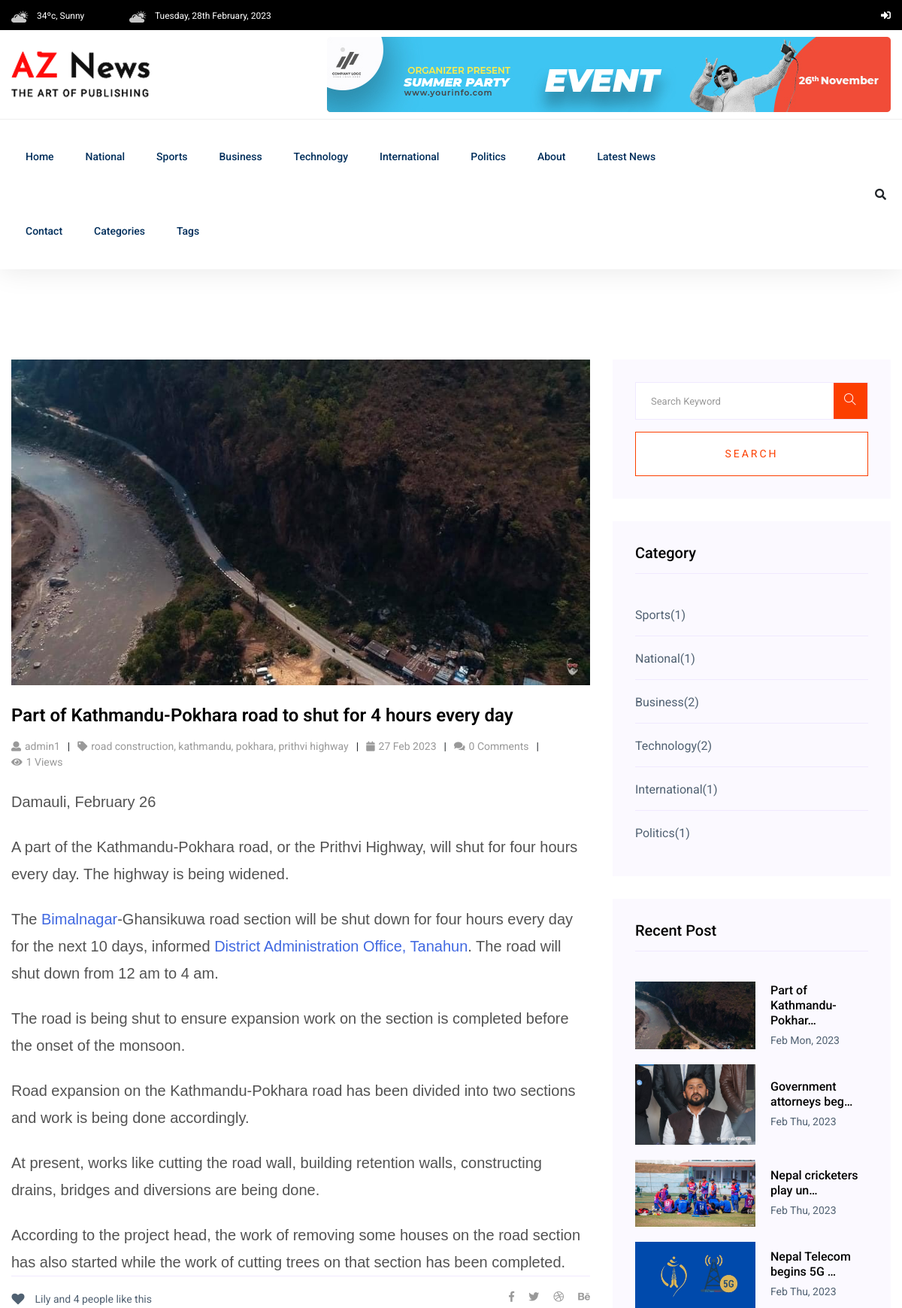
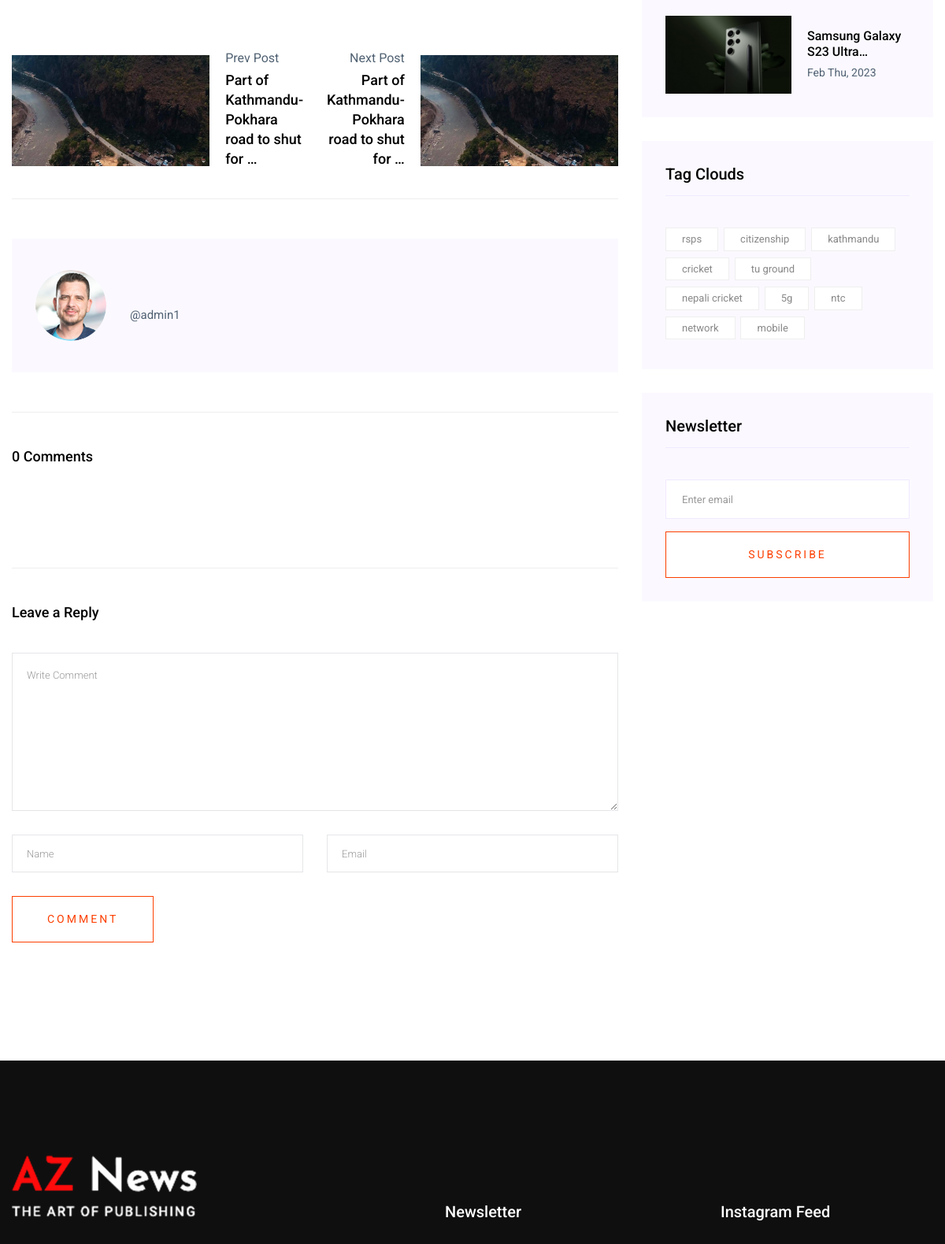
The app's page /post-detail/8/ (upper part) with its own data (2 pictures, top to bottom).
### newspaper_app/models.py (models this page shows, shortened)
class TimeStampModel(models.Model):   # Do not create table for this model
    created_at = models.DateTimeField(auto_now_add=True)
    updated_at = models.DateTimeField(auto_now=True)  # same kura diff. class ma chaiyeko le ya eutai class ma rakheko inherit garna ko lagi
    class Meta:
        abstract = True  # django le model dekhne bitikai table banauxa so sab model ko table banauxa vanera avoid garna ko lagi yo properties vako model haru ma so yo model chai inheritance ko lagi matra use garna lako ho special use ko lagi haina

class Post(TimeStampModel):
    STATUS_CHOICES = [
        ("active", "Active"),
        ("in_active", "Inactive"),
    ]
    title = models.CharField(max_length=250)
    content = models.TextField()
    featured_image = models.ImageField(upload_to="post_images/%Y/%m/%d", blank=False)
    author = models.ForeignKey("auth.user", on_delete=models.CASCADE)
    published_at = models.DateTimeField(null=True, blank=True)
    status = models.CharField(max_length=20, choices=STATUS_CHOICES, default= "active")
    views_count = models.PositiveBigIntegerField(default=0)
    category = models.ForeignKey(Category, on_delete=models.CASCADE)
    tag = models.ManyToManyField(Tag)
    @property
    def latest_comments(self):
        comments = Comment.objects.filter(post=self).order_by("-created_at")
        return comments

class Tag(TimeStampModel):
    name = models.CharField(max_length=20)
    def __str__(self):
        return self.name

class Category(TimeStampModel):
    name = models.CharField(max_length=20)

### newspaper_app/views.py (the view)
# urls.py: path("post-detail/<int:pk>/", views.PostDetailView.as_view(), name="post-detail"),
class PostDetailView(DetailView):
    model = Post
    template_name = "aznews/detail.html"
    context_object_name = "post"
    def get_queryset(self):
        qs = super().get_queryset()  # qs is var. name i.e. userdefined
        return qs.filter(status = "active", published_at__isnull = False)
    def get_context_data(self, *args, **kwargs):
        context = super().get_context_data(*args, **kwargs)
        obj = self.get_object()
        obj.views_count += 1
        obj.save()
        context["previous_post"] = (
            Post.objects.filter(
                status="active", published_at__isnull=False, id__lte=obj.id
            )
            .order_by("-id")
            .first()
        )
        context["next_post"] = (
            Post.objects.filter(
                status="active", published_at__isnull=False, id__gte=obj.id
            )
            .order_by("id")
            .first()
        )
        context["recent_posts"] = Post.objects.filter(
            status="active", published_at__isnull=False
        ).order_by("-views_count")[:5]
        return context

### templates/aznews/detail.html
{% extends "aznews/base.html" %}
{% block content %}
<section class="blog_area single-post-area section-padding">
    <div class="container">
       <div class="row">
          <div class="col-lg-8 posts-list">
             {% include "aznews/main/detail/left/post.html" %}
             {% include "aznews/main/detail/left/nav.html" %}
             {% include "aznews/main/detail/left/author.html" %}
             {% include "aznews/main/detail/left/comment_list.html" %}
             {% include "aznews/main/detail/left/comment_form.html" %}
          </div>
          <div class="col-lg-4">
             <div class="blog_right_sidebar">
                {% include "aznews/main/detail/right/search.html" %}
                {% include "aznews/main/detail/right/category.html" %}
                {% include "aznews/main/detail/right/popular.html" %}
                {% include "aznews/main/detail/right/tag.html" %}
                {% include "aznews/main/detail/right/newsletter.html" %}
             </div>
          </div>
       </div>
    </div>
 </section>
{% endblock content %}

### templates/aznews/main/detail/left/post.html
<div class="single-post">
    <div class="feature-img">
       <img class="img-fluid" src="{{ post.featured_image.url }}" alt="{{ post.title }}">
    </div>
    <div class="blog_details">
      <h2> {{ post.title }}
      </h2>
      <ul class="blog-info-link mt-3 mb-4">
         <li><a href="#"><i class="fa fa-user"></i>{{ post.author.username }}</a></li>
         <li><a href="#"><i class="fa fa-tag"></i>{{ post.tag.all|join:", " }}</a></li>
         <li><a href="#"><i class="fa fa-calendar"></i>{{ post.published_at|date:"d M Y" }}</a></li>
         <li><a href="#"><i class="fa fa-comments"></i>{{ post.latest_comments.count}} Comments</a></li>
         <li><a href="#"><i class="fa fa-eye"></i>{{ post.views_count}} Views</a></li>
      </ul>
       {{ post.content|safe }}
    </div>
 </div>

### templates/aznews/main/detail/left/nav.html (shortened to what this page needs)
<div class="navigation-top">
    <div class="d-sm-flex justify-content-between text-center">
       <p class="like-info"><span class="align-middle"><i class="fa fa-heart"></i></span> Lily and 4
          people like this</p>
       <div class="col-sm-4 text-center my-2 my-sm-0">
       </div>
       <ul class="social-icons">
          <li><a href="#"><i class="fab fa-facebook-f"></i></a></li>
          <li><a href="#"><i class="fab fa-twitter"></i></a></li>
          <li><a href="#"><i class="fab fa-dribbble"></i></a></li>
          <li><a href="#"><i class="fab fa-behance"></i></a></li>
       </ul>
    </div>
    <div class="navigation-area">
       <div class="row">
          <div
             class="col-lg-6 col-md-6 col-12 nav-left flex-row d-flex justify-content-start align-items-center">
             {% if previous_post %}
             <div class="thumb">
                <a href="{% url 'post-detail' previous_post.pk %}">
                   <img class="img-fluid" src="{{ previous_post.featured_image.url }}" alt="{{ previous_post.title }}">
                </a>
             </div>
             <div class="arrow">
                <a href="{% url 'post-detail' previous_post.pk %}">
                </a>
             </div>
             <div class="detials">
                <p>Prev Post</p>
                <a href="{% url 'post-detail' previous_post.pk %}">
                   <h4>{{ previous_post.title|truncatechars:44 }}</h4>
                </a>
             </div>
             {% endif %}
          </div>
          <div
             class="col-lg-6 col-md-6 col-12 nav-right flex-row d-flex justify-content-end align-items-center">
             {% if next_post %}
             <div class="detials">
                <p>Next Post</p>
                <a href="{% url 'post-detail' next_post.pk %}">
                   <h4>{{ next_post.title|truncatechars:44 }}</h4>
                </a>
             </div>
             <div class="arrow">
                <a href="{% url 'post-detail' next_post.pk %}">
                </a>
             </div>
             <div class="thumb">
                <a href="{% url 'post-detail' next_post.pk %}">
                   <img class="img-fluid" src="{{ next_post.featured_image.url }}" alt="{{ next_post.title }}">
                </a>
             </div>
             {% endif %}
          </div>
       </div>
    </div>
 </div>

### templates/aznews/main/detail/left/author.html (shortened to what this page needs)
{% load static %}
<div class="blog-author">
    <div class="media align-items-center">
       <img src="{% static "assets/img/author.png" %}" alt="{{ post.author.username }}">
       <div class="media-body">
          <p>@{{ post.author.username }}</p>
       </div>
    </div>
 </div>

### templates/aznews/main/detail/left/comment_list.html (shortened to what this page needs)
{% load static %}
<div class="comments-area">
   <h4>{{ post.comment_set.count }} Comments</h4>
</div>

### templates/aznews/main/detail/right/category.html
<aside class="single_sidebar_widget post_category_widget">
    <h4 class="widget_title">Category</h4>
    <ul class="list cat-list">
        {% for top_category in whats_new_categories %}
       <li>
          <a href="#" class="d-flex">
             <p>{{ top_category.name|title }}</p>
             <p>({{ top_category.post_set.count }})</p>
          </a>
       </li>
       {% endfor %}
    </ul>
 </aside>

### templates/aznews/main/detail/right/popular.html
<aside class="single_sidebar_widget popular_post_widget">
    <h3 class="widget_title">Recent Post</h3>
    {% for recent_post in recent_posts %}
    <div class="media post_item">
       <img src="{{ recent_post.featured_image.url }}" alt="{{ recent_post.title }}" width="160px">
       <div class="media-body">
          <a href="{% url 'post-detail' recent_post.pk %}">
             <h3>{{ recent_post.title|truncatechars:25 }}</h3>
          </a>
          <p>{{ recent_post.published_at|date:"M D, Y" }}</p>
       </div>
    </div>
    {% endfor %}
 </aside>

### templates/aznews/main/detail/right/tag.html
<aside class="single_sidebar_widget tag_cloud_widget">
    <h4 class="widget_title">Tag Clouds</h4>
    <ul class="list">
        {% for tag in tags %}
       <li>
          <a href="#">{{ tag.name }}</a>
       </li>
       {% endfor %}
    </ul>
 </aside>

### records on screen
Post: featured_image (picture), title "Part of Kathmandu-Pokhara road to shut for 4 hours every day", author.username "admin1", tag.all "road construction, kathmandu, pokhara, prithvi highway", published_at "27 Feb 2023", latest_comments.count "0", views_count "1", content "Damauli, February 26 A part of the Kathmandu-Pokhara road, or the Prithvi Highway, will shut for four hours every day. The highway is being widened. The Bimalnagar -Ghansikuwa road section will be shut down for four hours every day for the next 10 days, informed District Administration Office, Tanahun . The road will shut down from 12 am to 4 am. The road is being shut to ensure expansion work on the section is completed before the onset of the monsoon. Road expansion on the Kathmandu-Pokhara road has been divided into two sections and work is being done accordingly. At present, works like cutting the road wall, building retention walls, constructing drains, bridges and diversions are being…", title "Part of Kathmandu-Pokhara road to shut for …", comment_set.count "0", title "Part of Kathmandu-Pokhar…", published_at "Feb Mon, 2023"
Category: name "Sports", post_set.count "1"
Category: name "National", post_set.count "1"
Category: name "Business", post_set.count "2"
Category: name "Technology", post_set.count "2"
Category: name "International", post_set.count "1"
Category: name "Politics", post_set.count "1"
Post: featured_image (picture), title "Government attorneys beg…", published_at "Feb Thu, 2023"
Post: featured_image (picture), title "Nepal cricketers play un…", published_at "Feb Thu, 2023"
Post: featured_image (picture), title "Nepal Telecom begins 5G …", published_at "Feb Thu, 2023"
Post: featured_image (picture), title "Samsung Galaxy S23 Ultra…", published_at "Feb Thu, 2023"
Tag: name "rsps"
Tag: name "citizenship"
Tag: name "kathmandu"
Tag: name "cricket"
Tag: name "tu ground"
Tag: name "nepali cricket"
Tag: name "5g"
Tag: name "ntc"
Tag: name "network"
Tag: name "mobile"

### other values on screen
{{ top_category.name }} "National" "Sports" "Business" "Technology" "International" "Politics"
